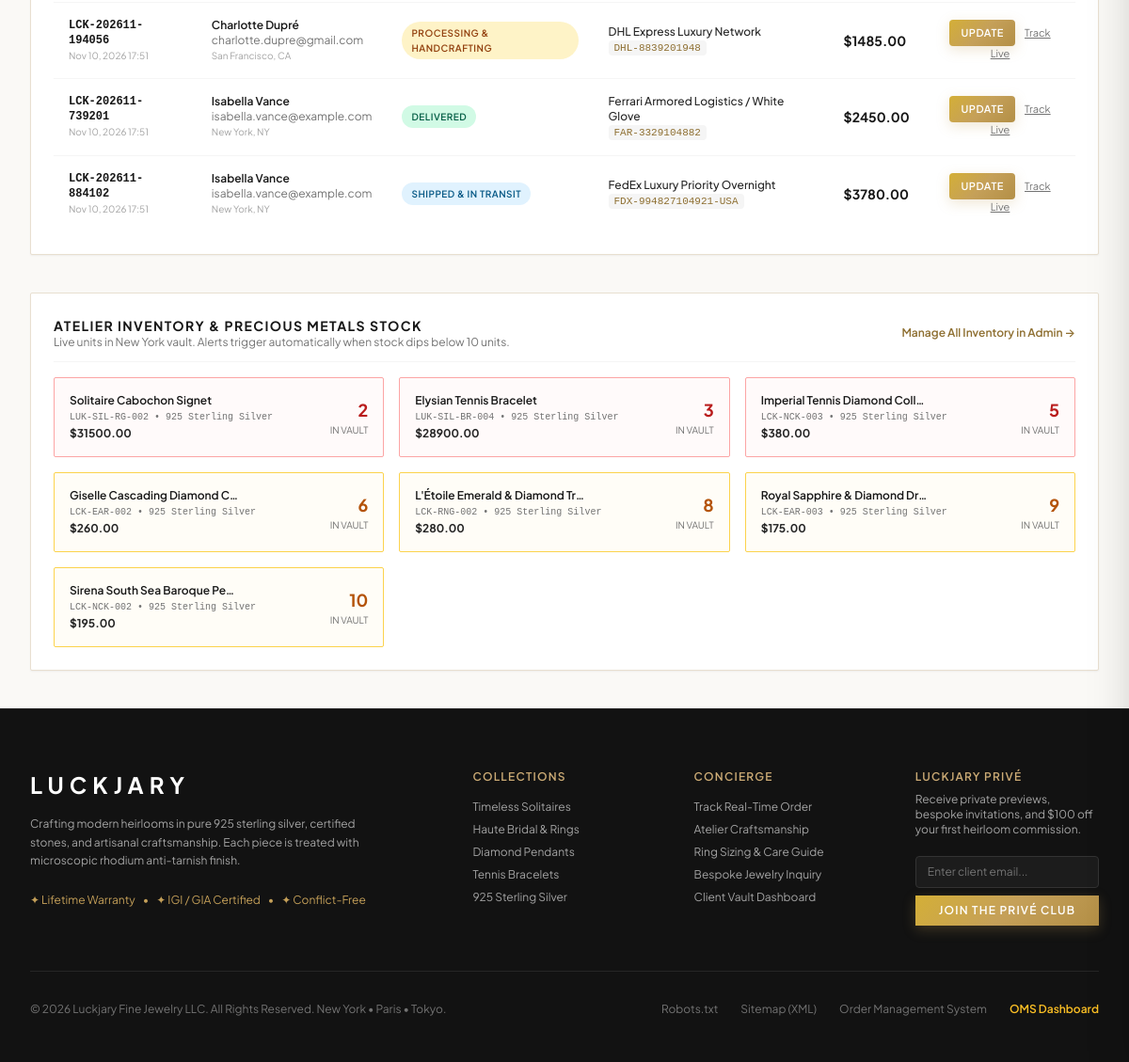
Page /oms/ (signed in, lower part) on the earlier database version.
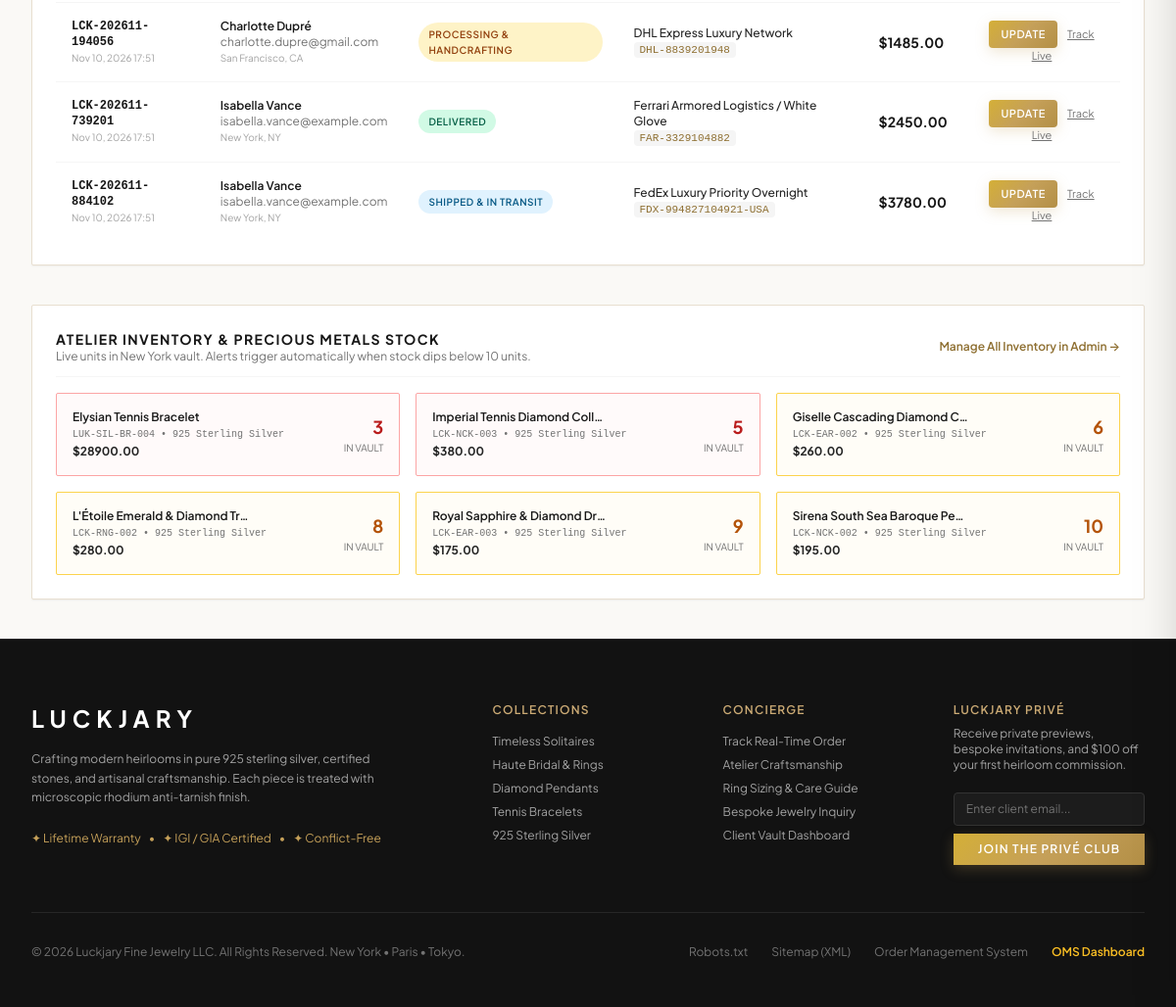
Same page on the later database version.
### orders/models.py (models this page shows, shortened)
class Order(models.Model):
    STATUS_CHOICES = [
        ('PENDING', 'Pending Confirmation'),
        ('PROCESSING', 'Processing & Handcrafting'),
        ('SHIPPED', 'Shipped & In Transit'),
        ('DELIVERED', 'Delivered'),
        ('CANCELLED', 'Cancelled'),
    ]
    PAYMENT_STATUS_CHOICES = [
        ('PAID', 'Payment Captured'),
        ('PENDING', 'Payment Pending'),
        ('REFUNDED', 'Refunded'),
    ]
    order_number = models.CharField(max_length=32, unique=True, editable=False)
    user = models.ForeignKey(settings.AUTH_USER_MODEL, on_delete=models.SET_NULL, null=True, blank=True, related_name='orders')
    email = models.EmailField(verbose_name="Contact / Notification Email")
    full_name = models.CharField(max_length=150, verbose_name="Customer Name")
    phone = models.CharField(max_length=30, blank=True, null=True, verbose_name="Phone Number")
    shipping_street = models.CharField(max_length=255)
    shipping_apartment = models.CharField(max_length=100, blank=True, null=True)
    shipping_city = models.CharField(max_length=100)
    shipping_state = models.CharField(max_length=100)
    shipping_zip = models.CharField(max_length=20)
    shipping_country = models.CharField(max_length=100, default='United States')
    status = models.CharField(max_length=20, choices=STATUS_CHOICES, default='PENDING')
    payment_status = models.CharField(max_length=20, choices=PAYMENT_STATUS_CHOICES, default='PAID')
    payment_method = models.CharField(max_length=80, default='Secure Card Payment (Stripe Luxury)')
    carrier = models.CharField(max_length=100, default='FedEx Luxury Priority Overnight')
    tracking_number = models.CharField(max_length=100, blank=True, null=True)
    tracking_url = models.URLField(max_length=500, blank=True, null=True)
    estimated_delivery = models.DateField(null=True, blank=True)
    subtotal = models.DecimalField(max_digits=10, decimal_places=2, default=0.00)
    shipping_cost = models.DecimalField(max_digits=10, decimal_places=2, default=0.00)
    discount_amount = models.DecimalField(max_digits=10, decimal_places=2, default=0.00)
    total_amount = models.DecimalField(max_digits=10, decimal_places=2, default=0.00)
    coupon = models.ForeignKey(Coupon, on_delete=models.SET_NULL, null=True, blank=True)
    gift_wrapping = models.BooleanField(default=True, verbose_name="Complimentary Signature Gold Gift Box")
    gift_message = models.TextField(blank=True, null=True, verbose_name="Handwritten Gift Card Message")
    customer_notes = models.TextField(blank=True, null=True)
    internal_admin_notes = models.TextField(blank=True, null=True, help_text="Notes for atelier and fulfillment team")
    created_at = models.DateTimeField(auto_now_add=True)
    updated_at = models.DateTimeField(auto_now=True)
    class Meta:
        ordering = ['-created_at']

### catalog/models.py (models this page shows, shortened)
class Product(models.Model):
    STYLE_CHOICES = [
        ('classic', 'Timeless Classic'),
        ('minimalist', 'Modern Minimalist'),
        ('bridal', 'Bridal & High Glamour'),
        ('art_deco', 'Art Deco Vintage'),
        ('celestial', 'Celestial & Statement'),
    ]
    SIZE_CATEGORY_CHOICES = [
        ('ring', 'Ring Sizes (US 4 to 13 with half-sizes)'),
        ('necklace', 'Necklace Lengths (14" to 24")'),
        ('bracelet', 'Bracelet Circumferences (6.0" to 8.0")'),
        ('earring', 'Earring Fit & Security Backings'),
        ('universal', 'One Size / Universal Luxury Fit'),
        ('custom', 'Custom Size / Specification List'),
    ]
    title = models.CharField(max_length=220)
    slug = models.SlugField(max_length=240, unique=True, blank=True)
    subtitle = models.CharField(max_length=255, blank=True, help_text="e.g., Handcrafted in 18K Solid Gold & VVS Diamonds")
    sku = models.CharField(max_length=60, unique=True)
    category = models.ForeignKey(Category, on_delete=models.CASCADE, related_name='products')
    collection = models.ForeignKey(Collection, on_delete=models.SET_NULL, null=True, blank=True, related_name='products')
    materials = models.ManyToManyField(Material, related_name='products', blank=True)
    style = models.CharField(max_length=30, choices=STYLE_CHOICES, default='classic')
    price = models.DecimalField(max_digits=10, decimal_places=2)
    compare_at_price = models.DecimalField(max_digits=10, decimal_places=2, null=True, blank=True)
    inventory = models.PositiveIntegerField(default=25)
    is_available = models.BooleanField(default=True)
    is_featured = models.BooleanField(default=False)
    is_bestseller = models.BooleanField(default=False)
    is_new_arrival = models.BooleanField(default=False)
    karat_metal = models.CharField(max_length=120, default='925 Sterling Silver', help_text="Exclusively 925 Solid Sterling Silver")
    available_metals = models.CharField(
        max_length=400,
        blank=True,
        default='925 Sterling Silver',
        help_text="Precious metal options available to the client on the product page."
    )
    gemstone = models.CharField(max_length=150, blank=True, default='5A Flawless Cubic Zirconia (CZ)')
    carat_weight = models.CharField(max_length=60, blank=True, default='')
    size_category = models.CharField(
        max_length=30,
        choices=SIZE_CATEGORY_CHOICES,
        default='ring',
        blank=True,
        help_text="Select category sizing framework (Rings: US 4-13 with half-sizes, Necklaces: 14\"-24\", etc.)"
    )
    available_sizes = models.TextField(
        blank=True,
        help_text="Custom sizes (one per line or comma-separated). Leave blank to automatically generate full standard sizing range for this category (e.g. US 4 through 13 with half-sizes for rings)."
    )
    chain_length_or_size = models.CharField(max_length=100, blank=True, default='')
    dimensions = models.CharField(max_length=100, blank=True, default='')
    certification = models.CharField(max_length=120, default='Luckjary 925 Hallmark & Authenticity Guarantee')
    description = models.TextField()
    craftsmanship_details = models.TextField(blank=True, default="Hand-forged by master jewellers using certified recycled precious metals and conflict-free gemstones. Every piece undergoes rigorous 5-stage microscopic inspection.")
    care_instructions = models.TextField(blank=True, default="Store in the provided velvet Luckjary lockbox. Avoid perfumes, lotion, and chlorine. Gently polish with the included microfiber jeweler cloth.")
    meta_title = models.CharField(max_length=140, blank=True)
    meta_description = models.CharField(max_length=260, blank=True)
    meta_keywords = models.CharField(max_length=255, blank=True, default="silver jewelry, 925 sterling silver, silver rings, silver necklaces, silver earrings, silver bracelets, fine jewelry")
    created_at = models.DateTimeField(auto_now_add=True)
    updated_at = models.DateTimeField(auto_now=True)
    class Meta:
        ordering = ['-is_featured', '-created_at']

### orders/views.py (the view, shortened to what this page needs)
# urls.py: path('oms/', views.oms_dashboard, name='oms_dashboard'),
@user_passes_test(is_staff_check, login_url='accounts:login')
def oms_dashboard(request):
    status_filter = request.GET.get('status')
    search_q = request.GET.get('q', '').strip()
    orders_qs = Order.objects.all().select_related('user').prefetch_related('items')
    if status_filter:
        orders_qs = orders_qs.filter(status=status_filter)
    total_orders = Order.objects.count()
    total_revenue = Order.objects.filter(payment_status='PAID').aggregate(Sum('total_amount'))['total_amount__sum'] or 0.00
    pending_count = Order.objects.filter(status='PENDING').count()
    processing_count = Order.objects.filter(status='PROCESSING').count()
    shipped_count = Order.objects.filter(status='SHIPPED').count()
    delivered_count = Order.objects.filter(status='DELIVERED').count()
    low_inventory_products = Product.objects.filter(inventory__lte=10).order_by('inventory')[:10]
    return render(request, 'orders/oms/dashboard.html', {
        'orders': orders_qs[:30],
        'total_orders': total_orders,
        'total_revenue': total_revenue,
        'pending_count': pending_count,
        'processing_count': processing_count,
        'shipped_count': shipped_count,
        'delivered_count': delivered_count,
        'low_inventory_products': low_inventory_products,
        'selected_status': status_filter,
        'search_q': search_q,
        'meta_title': 'Centralized OMS Admin Dashboard | Luckjary',
    })

### templates/orders/oms/dashboard.html (shortened to what this page needs)
{% extends 'base.html' %}
{% load static %}
{% block content %}
<main class="max-w-7xl mx-auto px-4 sm:px-6 lg:px-8 py-10 space-y-10">
    <div class="bg-white border border-[#E8DFD0] rounded-sm shadow-sm overflow-hidden space-y-6 p-6">
        <div class="overflow-x-auto">
            <table class="w-full text-left text-xs">
                <tbody class="divide-y divide-neutral-100">
                    {% for ord in orders %}
                    <tr class="hover:bg-neutral-50 transition">
                        <td class="py-4 px-4 font-mono font-bold text-neutral-900">
                            {{ ord.order_number }}
                            <span class="block text-[10px] text-neutral-400 font-sans font-normal">{{ ord.created_at|date:"M d, Y H:i" }}</span>
                        </td>
                        <td class="py-4 px-4">
                            <span class="font-semibold text-neutral-900 block">{{ ord.full_name }}</span>
                            <span class="text-neutral-500 block">{{ ord.email }}</span>
                            <span class="text-[10px] text-neutral-400">{{ ord.shipping_city }}, {{ ord.shipping_state }}</span>
                        </td>
                        <td class="py-4 px-4">
                            <span class="inline-block px-2.5 py-1 rounded-full text-[10px] font-semibold uppercase tracking-wider
                                {% if ord.status == 'DELIVERED' %}bg-emerald-100 text-emerald-800
                                {% elif ord.status == 'SHIPPED' %}bg-sky-100 text-sky-800
                                {% elif ord.status == 'PROCESSING' %}bg-amber-100 text-amber-800
                                {% else %}bg-neutral-100 text-neutral-800{% endif %}">
                                {{ ord.get_status_display }}
                            </span>
                        </td>
                        <td class="py-4 px-4">
                            <span class="font-medium text-neutral-800 block">{{ ord.carrier }}</span>
                            {% if ord.tracking_number %}
                            <span class="font-mono text-[11px] text-gold-700 bg-neutral-100 px-1.5 py-0.5 rounded">{{ ord.tracking_number }}</span>
                            {% else %}
                            <span class="text-[10px] text-neutral-400 italic">No tracking code yet</span>
                            {% endif %}
                        </td>
                        <td class="py-4 px-4 font-serif font-bold text-neutral-900 text-sm">
                            ${{ ord.total_amount }}
                        </td>
                        <td class="py-4 px-4 text-center space-x-2">
                            <button type="button" onclick="openUpdateModal('{{ ord.order_number }}', '{{ ord.status }}', '{{ ord.carrier }}', '{{ ord.tracking_number|default:'' }}', '{{ ord.estimated_delivery|date:'Y-m-d'|default:'' }}')"
                                    class="btn-gold px-3 py-1.5 text-[11px] font-semibold rounded uppercase tracking-wider">
                                Update
                            </button>
                            <a href="{% url 'orders:order_tracking_direct' ord.order_number %}" target="_blank" class="text-neutral-500 hover:text-gold-600 text-[11px] underline">
                                Track Live
                            </a>
                        </td>
                    </tr>
                    {% empty %}
                    <tr>
                        <td colspan="6" class="text-center py-10 text-neutral-400 italic">
                            No orders matching the selected filter.
                        </td>
                    </tr>
                    {% endfor %}
                </tbody>
            </table>
        </div>
    </div>
    <div class="bg-white border border-[#E8DFD0] rounded-sm shadow-sm p-6 space-y-4">
        <div class="flex items-center justify-between pb-3 border-b border-neutral-100">
            <div>
                <h3 class="font-display text-sm tracking-widest uppercase font-bold text-neutral-900">Atelier Inventory & Precious Metals Stock</h3>
                <p class="text-xs text-neutral-500">Live units in New York vault. Alerts trigger automatically when stock dips below 10 units.</p>
            </div>
            <a href="{% url 'admin:catalog_product_changelist' %}" target="_blank" class="text-xs text-gold-700 font-semibold hover:underline">
                Manage All Inventory in Admin &rarr;
            </a>
        </div>
        <div class="grid grid-cols-1 md:grid-cols-2 lg:grid-cols-3 gap-4">
            {% for p in low_inventory_products %}
            <div class="p-4 border {% if p.inventory <= 5 %}border-red-300 bg-red-50/40{% elif p.inventory <= 10 %}border-amber-300 bg-amber-50/40{% else %}border-neutral-200 bg-neutral-50{% endif %} rounded-sm flex items-center justify-between">
                <div class="space-y-0.5">
                    <h4 class="font-semibold text-xs text-neutral-900 truncate max-w-[180px]">{{ p.title }}</h4>
                    <p class="text-[10px] text-neutral-500 font-mono">{{ p.sku }} • {{ p.karat_metal }}</p>
                    <p class="text-xs font-serif font-bold text-neutral-800">${{ p.price }}</p>
                </div>
                <div class="text-right">
                    <span class="text-lg font-bold {% if p.inventory <= 5 %}text-red-700{% elif p.inventory <= 10 %}text-amber-700{% else %}text-neutral-900{% endif %}">
                        {{ p.inventory }}
                    </span>
                    <span class="block text-[10px] text-neutral-500 uppercase">In Vault</span>
                </div>
            </div>
            {% endfor %}
        </div>
    </div>
</main>
{% endblock %}

Differences in the rows shown:
no longer on this page (row edited): Product: title "Solitaire Cabochon Signet", sku "LUK-SIL-RG-002", karat_metal "925 Sterling Silver", price "31500.00", inventory "2"
